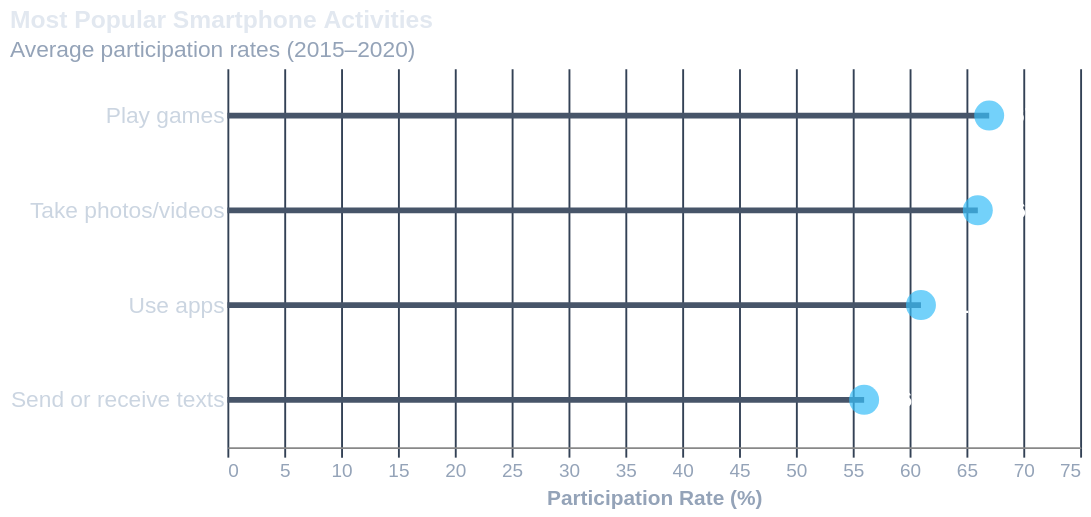

Vega-Lite specification stored for this chart:
### Vega-Lite specification from a JSON file in a GitHub repository (floating-point values rounded to 4 significant figures)
{"$schema": "https://vega.github.io/schema/vega-lite/v5.json", "width": 450, "height": 200, "background": null, "data": {"values": [{"Activity": "Play games", "Average": 67}, {"Activity": "Take photos/videos", "Average": 66}, {"Activity": "Use apps", "Average": 61}, {"Activity": "Send or receive texts", "Average": 56}]}, "encoding": {"y": {"field": "Activity", "type": "nominal", "sort": "-x", "axis": {"labelColor": "#cbd5e1", "labelFontSize": 12, "domain": false, "ticks": false, "title": null}}, "x": {"field": "Average", "type": "quantitative", "scale": {"domain": [0, 75]}, "axis": {"title": "Participation Rate (%)", "labelColor": "#94a3b8", "titleColor": "#94a3b8", "gridColor": "#334155", "tickColor": "#334155"}}}, "layer": [{"mark": {"type": "bar", "color": "#475569", "size": 3}}, {"mark": {"type": "point", "filled": true, "size": 250, "color": "#38bdf8"}}, {"mark": {"type": "text", "align": "left", "dx": 12, "color": "white", "fontSize": 12, "fontWeight": "bold"}, "encoding": {"text": {"field": "Average"}}}], "title": {"text": "Most Popular Smartphone Activities", "subtitle": "Average participation rates (2015–2020)", "color": "#e2e8f0", "subtitleColor": "#94a3b8", "anchor": "start"}, "config": {"view": {"stroke": null}}}
